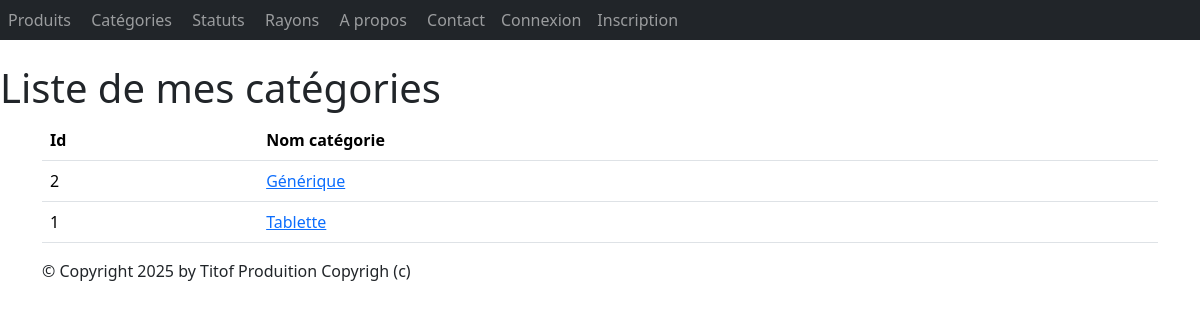
/monApp/categories/, run on an earlier commit of the app's database.
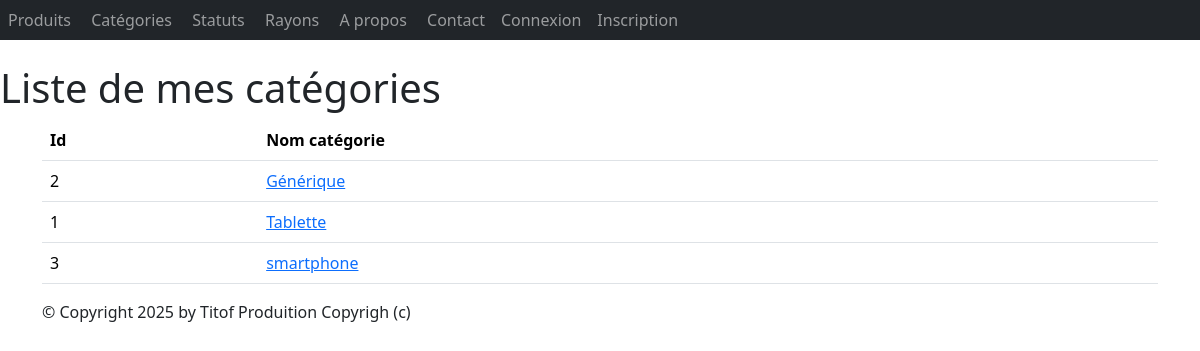
And on a later commit of the database.
### monApp/models.py (models this page shows, shortened)
class Categorie(models.Model):
    idCat = models.AutoField(primary_key=True)
    nomCat = models.CharField(max_length=100)

### monApp/views.py (the view)
# urls.py: path("categories/", views.CategorieListView.as_view(), name="lst_cats"),
class CategorieListView(ListView):
    model = Categorie
    template_name = "monApp/list_categorie.html"
    context_object_name = "cats"
    def get_queryset(self ) :
        return Categorie.objects.order_by("nomCat")
    def get_context_data(self, **kwargs):
        context = super(CategorieListView, self).get_context_data(**kwargs)
        context['titremenu'] = "Liste de mes catégories"
        return context

### monApp/templates/monApp/list_categorie.html
{% extends 'monApp/base.html' %}
{% block menu %}
<h1>{{ titremenu }}</h1>
{% endblock %}
{% block contenu %}
<table class="table">
    <thead>
        <th>Id</th>
        <th>Nom catégorie</th>
    </thead>
    <tbody>
        {% for cat in cats %}
        <tr>
            <td>{{ cat.idCat }} </td>
            <td><a href="{% url 'dtl_cat' cat.idCat %}">{{ cat.nomCat }}</a></td>
        </tr>
        {% endfor %}
    </tbody>
</table>
        {% endblock %}

What changed in the data, as far as the page shows it:
added Categorie: idCat "3", nomCat "smartphone"
